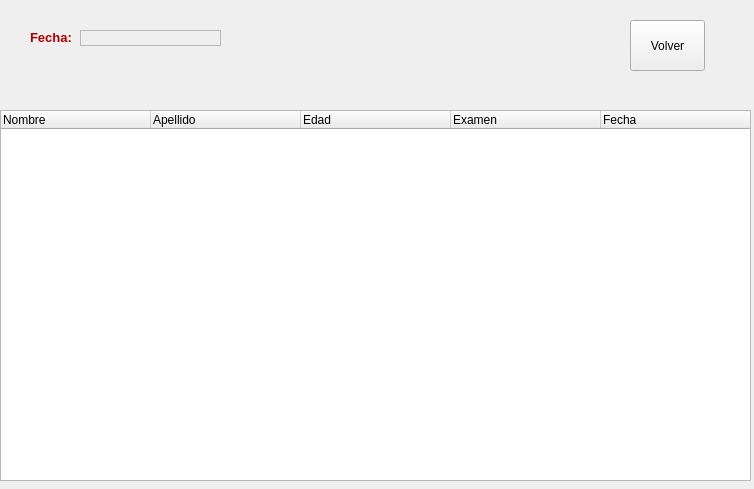
<?xml version="1.0" encoding="UTF-8"?>
<ui version="4.0">
 <class>logs</class>
 <widget class="QWidget" name="logs">
  <property name="geometry">
   <rect>
    <x>0</x>
    <y>0</y>
    <width>754</width>
    <height>489</height>
   </rect>
  </property>
  <property name="windowTitle">
   <string>Archivos</string>
  </property>
  <widget class="QLabel" name="label">
   <property name="geometry">
    <rect>
     <x>30</x>
     <y>30</y>
     <width>46</width>
     <height>13</height>
    </rect>
   </property>
   <property name="text">
    <string>&lt;!DOCTYPE HTML PUBLIC &quot;-//W3C//DTD HTML 4.0//EN&quot; &quot;http://www.w3.org/TR/REC-html40/strict.dtd&quot;&gt;
&lt;html&gt;&lt;head&gt;&lt;meta name=&quot;qrichtext&quot; content=&quot;1&quot; /&gt;&lt;style type=&quot;text/css&quot;&gt;
p, li { white-space: pre-wrap; }
&lt;/style&gt;&lt;/head&gt;&lt;body style=&quot; font-family:'MS Shell Dlg 2'; font-size:8.25pt; font-weight:400; font-style:normal;&quot;&gt;
&lt;p style=&quot; margin-top:0px; margin-bottom:0px; margin-left:0px; margin-right:0px; -qt-block-indent:0; text-indent:0px;&quot;&gt;&lt;span style=&quot; font-size:10pt; font-weight:600; color:#aa0000;&quot;&gt;Fecha:&lt;/span&gt;&lt;/p&gt;&lt;/body&gt;&lt;/html&gt;</string>
   </property>
  </widget>
  <widget class="QLabel" name="label_2">
   <property name="geometry">
    <rect>
     <x>80</x>
     <y>30</y>
     <width>141</width>
     <height>16</height>
    </rect>
   </property>
   <property name="frameShape">
    <enum>QFrame::StyledPanel</enum>
   </property>
   <property name="frameShadow">
    <enum>QFrame::Sunken</enum>
   </property>
   <property name="text">
    <string/>
   </property>
  </widget>
  <widget class="QTreeWidget" name="treeWidget">
   <property name="geometry">
    <rect>
     <x>0</x>
     <y>110</y>
     <width>751</width>
     <height>371</height>
    </rect>
   </property>
   <attribute name="headerDefaultSectionSize">
    <number>150</number>
   </attribute>
   <column>
    <property name="text">
     <string>Nombre</string>
    </property>
   </column>
   <column>
    <property name="text">
     <string>Apellido</string>
    </property>
   </column>
   <column>
    <property name="text">
     <string>Edad</string>
    </property>
   </column>
   <column>
    <property name="text">
     <string>Examen</string>
    </property>
   </column>
   <column>
    <property name="text">
     <string>Fecha</string>
    </property>
   </column>
  </widget>
  <widget class="QPushButton" name="pushButton">
   <property name="geometry">
    <rect>
     <x>630</x>
     <y>20</y>
     <width>75</width>
     <height>51</height>
    </rect>
   </property>
   <property name="text">
    <string>Volver</string>
   </property>
  </widget>
 </widget>
 <resources/>
 <connections/>
</ui>
